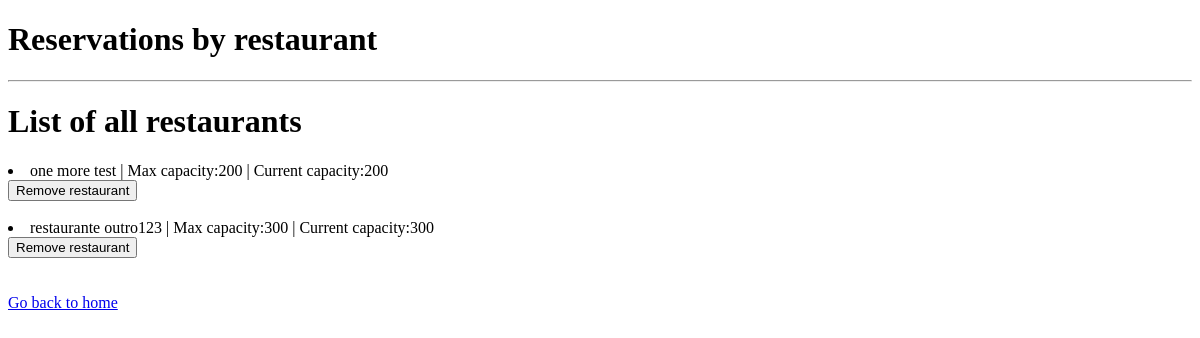
The page /restaurant_pov on the database as committed earlier.
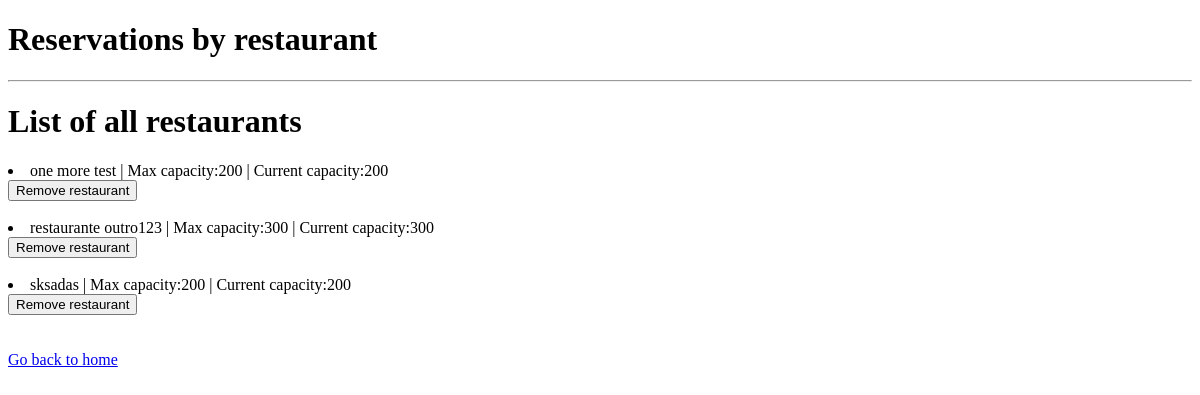
The same page on the database as committed later.
### reservation_app/models.py (models this page shows, shortened)
class Restaurant(models.Model):
    restaurant_name = models.CharField(max_length=100)
    restaurant_max_capacity = models.IntegerField()
    restaurant_current_capacity = models.IntegerField()
    class Meta:
        db_table = 'restaurant_table'

### reservation_app/views.py (the view)
# urls.py: path('restaurant_pov', restaurant_pov, name='restaurant_pov'),
def restaurant_pov(request):
    reservations = Reservation.objects.all()
    restaurants = Restaurant.objects.all()
    return render(request, 'restaurant_pov.html', {'reservations': reservations, 'restaurants':restaurants})

### reservation_app/templates/restaurant_pov.html (shortened to what this page needs)
<!DOCTYPE html>
<html>
<head>
</head>
<body>
    <h1>Reservations by restaurant</h1>
        <hr>
        <h1>List of all restaurants</h1>
            {% for restaurant in restaurants %}
            <li>{{ restaurant.restaurant_name }} | Max capacity:{{ restaurant.restaurant_max_capacity }} | Current capacity:{{ restaurant.restaurant_current_capacity }}</li>
            <form method="POST" action="{% url 'remove_restaurant' %}" style="display: inline;">
            <button type="submit">Remove restaurant</button>
            </form>
            <br>
            <br>
            {% endfor %}
        <br>
        <a href="/">Go back to home</a>
</body>
</html>

Rows that differ between the two databases and show on the page:
added Restaurant: restaurant_name "sksadas", restaurant_max_capacity "200", restaurant_current_capacity "200"
